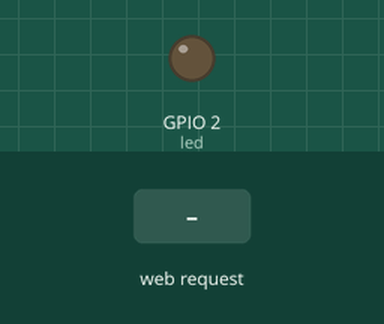
This sketch was run on a simulated ESP32. Shown: output pins drawn as LEDs (lit = HIGH). Dashed ring = blinking. The test bench sets the inputs (shaded band). WiFi joins after 1.5 s; servers stay silent unless stated; what the sketch prints to the serial monitor is not drawn.

Above: at 2.7 s.
2.8 s: HTTP request GET /B received
At 3.2 s:
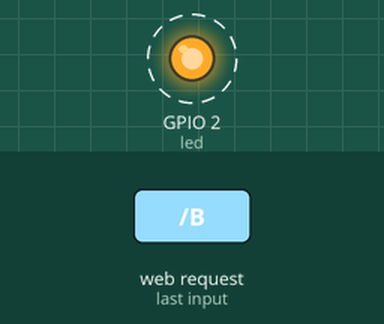
5.8 s: HTTP request GET /H received
At 7.0 s:
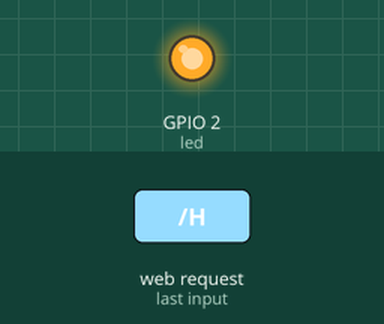
7.3 s: HTTP request GET /L received
At 8.3 s:
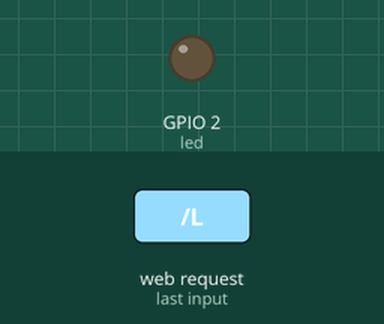
Timing chart, 0 to 10.3 s (numbered marks = the images above; inputs shaded):
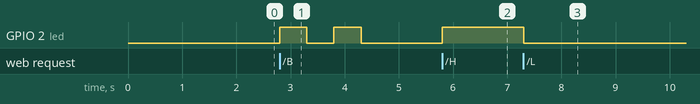

The sketch:

tryWiFi.ino
```cpp
#include <WiFi.h>

/*
  WiFi Web Server LED Blink

  A simple web server that lets you blink an LED via the web.
  This sketch will print the IP address of your WiFi Shield (once connected)
  to the Serial monitor. From there, you can open that address in a web browser
  to turn on and off the LED on pin 5.

  If the IP address of your shield is yourAddress:
  http://yourAddress/H turns the LED on
  http://yourAddress/L turns it off

  This example is written for a network using WPA2 encryption. For insecure
  WEP or WPA, change the Wifi.begin() call and use Wifi.setMinSecurity() accordingly.

  Circuit:
   WiFi shield attached
   LED attached to pin 5

  created for arduino 25 Nov 2012
  by Tom Igoe

  ported for sparkfun esp32
  31.01.2017 by Jan Hendrik Berlin

*/

#define ssid "ASUS 123"
#define password "1qaz@WSX"
#define hostname "robot"
#define led LED_BUILTIN

NetworkServer server(80);

void setup() {
  Serial.begin(115200);
  pinMode(led, OUTPUT);  // set the LED pin mode
  connectWiFi();
}

void loop() {
  checkWiFi();
}

void connectWiFi() {
  // We start by connecting to a WiFi network
  delay(10);

  Serial.printf("Connecting to %s:", ssid);

  WiFi.mode(WIFI_STA);
  //WiFi.setHostname(hostname);
  WiFi.begin(ssid, password);

  while (WiFi.status() != WL_CONNECTED) {
    delay(500);
    Serial.print(".");
  }

  Serial.println(WiFi.localIP());

  server.begin();
}

void checkWiFi() {
  NetworkClient client = server.accept();  // listen for incoming clients

  if (client) {                     // if you get a client,
    Serial.println("New Client.");  // print a message out the serial port
    String currentLine = "";        // make a String to hold incoming data from the client
    while (client.connected()) {    // loop while the client's connected
      if (client.available()) {     // if there's bytes to read from the client,
        char c = client.read();     // read a byte, then
        Serial.write(c);            // print it out the serial monitor
        if (c == '\n') {            // if the byte is a newline character

          // if the current line is blank, you got two newline characters in a row.
          // that's the end of the client HTTP request, so send a response:
          if (currentLine.length() == 0) {
            // HTTP headers always start with a response code (e.g. HTTP/1.1 200 OK)
            // and a content-type so the client knows what's coming, then a blank line:
            client.println("HTTP/1.1 200 OK");
            client.println("Content-type:text/html");
            client.println();

            // the content of the HTTP response follows the header:
            client.print("Click <a href=\"/H\">here</a> to turn the LED on pin 5 on.<br>");
            client.print("Click <a href=\"/L\">here</a> to turn the LED on pin 5 off.<br>");

            // The HTTP response ends with another blank line:
            client.println();
            // break out of the while loop:
            break;
          } else {  // if you got a newline, then clear currentLine:
            currentLine = "";
          }
        } else if (c != '\r') {  // if you got anything else but a carriage return character,
          currentLine += c;      // add it to the end of the currentLine
        }

        // Check to see if the client request was "GET /H" or "GET /L":
        if (currentLine.endsWith("GET /H")) {
          Serial.println("HIGH");
          digitalWrite(led, HIGH);  // GET /H turns the LED on
        }
        if (currentLine.endsWith("GET /B")) {
          Serial.println("BLINK");
          digitalWrite(led, HIGH);
          delay (500);
          digitalWrite(led, LOW);
          delay (500);
          digitalWrite(led, HIGH);
          delay (500);
          digitalWrite(led, LOW);
        }
        if (currentLine.endsWith("GET /L")){
          Serial.println("LOW");
          digitalWrite(led, LOW);  // GET /L turns the LED off
        }
      }
    }
    // close the connection:
    client.stop();
    Serial.println("Client Disconnected.");
  }
}
```

Measured:
- after the input at 2.8 s, GPIO 2 (led): alternates HIGH for 0.50 s and LOW for 0.50 s, 4 changes in all, then stays LOW, starting at once
- after the input at 5.8 s, GPIO 2 (led): LOW → HIGH at once
- after the input at 7.3 s, GPIO 2 (led): HIGH → LOW at once
